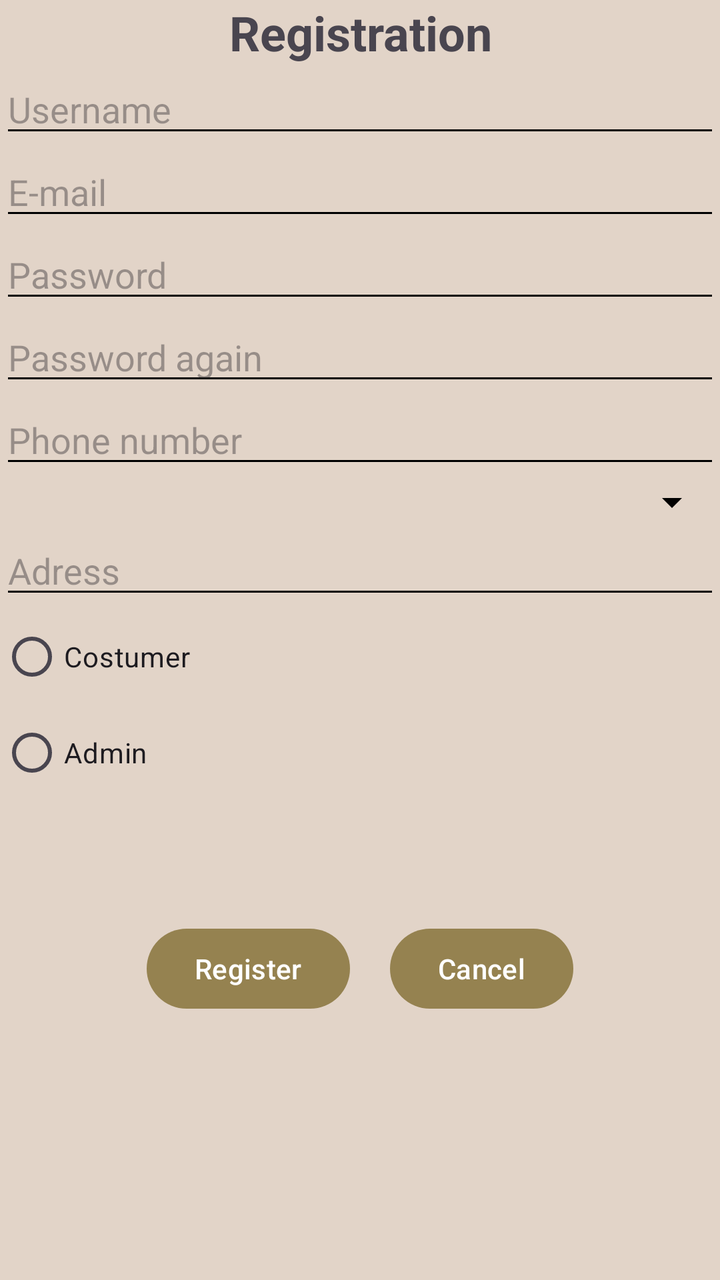
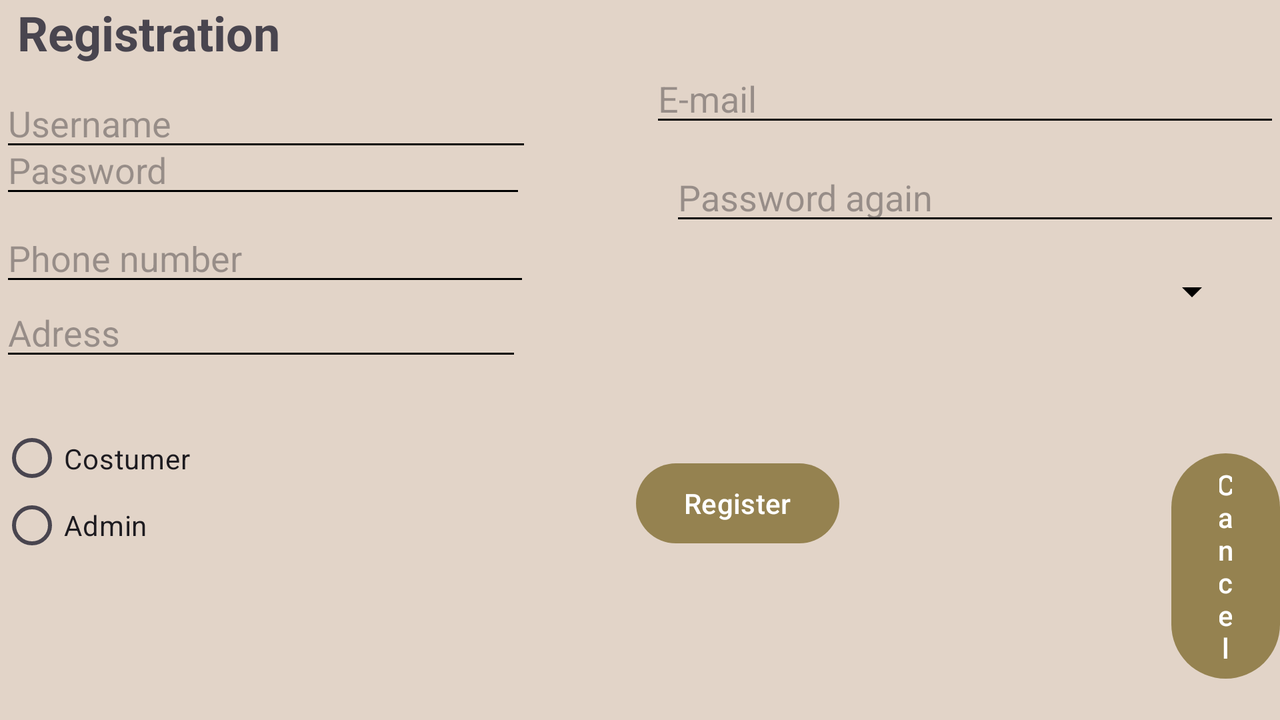

Compare how this app lays out the same screen by default and in its alternative resource folder. The renders come first, then the two layout files and the values they reference.
<!-- AndroidManifest.xml: application theme Theme.MobilApp -->
<!-- res/layout/activity_register.xml -->
<?xml version="1.0" encoding="utf-8"?>
<RelativeLayout
    xmlns:android="http://schemas.android.com/apk/res/android"
    xmlns:tools="http://schemas.android.com/tools"
    android:id="@+id/main"
    android:layout_width="match_parent"
    android:layout_height="match_parent"
    tools:context=".RegisterActivity">

    <TextView
        android:id="@+id/registrationTableView"
        android:layout_width="match_parent"
        android:layout_height="wrap_content"
        android:layout_marginTop="@dimen/default_margin"
        android:layout_marginLeft="@dimen/default_margin"
        android:layout_marginRight="@dimen/default_margin"
        android:layout_marginBottom="@dimen/default_margin"
        android:text="@string/registration"
        android:textStyle="bold"
        android:textSize="24sp"
        android:textAlignment="center" />

    <EditText
        android:id="@+id/usernameEditText"
        android:layout_width="match_parent"
        android:layout_height="wrap_content"
        android:layout_marginTop="@dimen/default_margin"
        android:layout_marginLeft="@dimen/default_margin"
        android:layout_marginRight="@dimen/default_margin"
        android:layout_marginBottom="@dimen/default_margin"
        android:autofillHints="username"
        android:ems="10"
        android:hint="@string/username"
        android:inputType="textPersonName"
        android:layout_below="@+id/registrationTableView" />

    <EditText
        android:id="@+id/emailEditText"
        android:layout_width="match_parent"
        android:layout_height="wrap_content"
        android:layout_marginTop="@dimen/default_margin"
        android:layout_marginLeft="@dimen/default_margin"
        android:layout_marginRight="@dimen/default_margin"
        android:layout_marginBottom="@dimen/default_margin"
        android:autofillHints="emailAddress"
        android:ems="10"
        android:hint="@string/email"
        android:inputType="textEmailAddress"
        android:layout_below="@+id/usernameEditText" />

    <EditText
        android:id="@+id/passwordEditText"
        android:layout_width="match_parent"
        android:layout_height="wrap_content"
        android:layout_marginTop="@dimen/default_margin"
        android:layout_marginLeft="@dimen/default_margin"
        android:layout_marginRight="@dimen/default_margin"
        android:layout_marginBottom="@dimen/default_margin"
        android:autofillHints="password"
        android:ems="10"
        android:hint="@string/password"
        android:inputType="textPassword"
        android:layout_below="@+id/emailEditText" />

    <EditText
        android:id="@+id/passwordAgainEditText"
        android:layout_width="match_parent"
        android:layout_height="wrap_content"
        android:layout_marginTop="@dimen/default_margin"
        android:layout_marginLeft="@dimen/default_margin"
        android:layout_marginRight="@dimen/default_margin"
        android:layout_marginBottom="@dimen/default_margin"
        android:autofillHints="password"
        android:ems="10"
        android:hint="@string/password_again"
        android:inputType="textPassword"
        android:layout_below="@+id/passwordEditText" />

    <EditText
        android:id="@+id/phoneNumberEditText"
        android:layout_width="match_parent"
        android:layout_height="wrap_content"
        android:layout_marginTop="@dimen/default_margin"
        android:layout_marginLeft="@dimen/default_margin"
        android:layout_marginRight="@dimen/default_margin"
        android:layout_marginBottom="@dimen/default_margin"
        android:autofillHints="phone"
        android:ems="10"
        android:hint="@string/phone_number"
        android:inputType="phone"
        android:layout_below="@+id/passwordAgainEditText" />

    <Spinner
        android:id="@+id/phoneSpinner"
        android:layout_width="match_parent"
        android:layout_height="wrap_content"
        android:layout_marginTop="@dimen/default_margin"
        android:layout_marginLeft="@dimen/default_margin"
        android:layout_marginRight="@dimen/default_margin"
        android:layout_marginBottom="@dimen/default_margin"
        android:layout_below="@+id/phoneNumberEditText" />

    <EditText
        android:id="@+id/adressEditText"
        android:layout_width="match_parent"
        android:layout_height="wrap_content"
        android:layout_marginTop="@dimen/default_margin"
        android:layout_marginLeft="@dimen/default_margin"
        android:layout_marginRight="@dimen/default_margin"
        android:layout_marginBottom="@dimen/default_margin"
        android:autofillHints="postalAddress"
        android:ems="10"
        android:hint="@string/adress"
        android:inputType="textMultiLine|textPostalAddress"
        android:maxLines="3"
        android:layout_below="@+id/phoneSpinner" />

    <RadioGroup
        android:id="@+id/accountTypeGroup"
        android:layout_width="match_parent"
        android:layout_height="wrap_content"
        android:layout_marginTop="@dimen/default_margin"
        android:layout_marginLeft="@dimen/default_margin"
        android:layout_marginRight="@dimen/default_margin"
        android:layout_marginBottom="@dimen/default_margin"
        android:layout_below="@+id/adressEditText">

        <RadioButton
            android:id="@+id/costumerRadioBtn"
            android:layout_width="match_parent"
            android:layout_height="wrap_content"

            android:text="@string/costumer" />

        <RadioButton
            android:id="@+id/adminRadioBtn"
            android:layout_width="match_parent"
            android:layout_height="wrap_content"
            android:text="@string/admin" />
    </RadioGroup>

    <LinearLayout
        android:layout_width="wrap_content"
        android:layout_height="wrap_content"
        android:orientation="horizontal"
        android:layout_below="@+id/accountTypeGroup"
        android:layout_marginTop="60dp"
        android:layout_centerHorizontal="true">

        <Button
            android:id="@+id/registerButton"
            android:layout_width="wrap_content"
            android:layout_height="wrap_content"
            android:layout_marginEnd="10dp"
            android:text="@string/register"
            android:onClick="register" />

        <Button
            android:id="@+id/cancelButton"
            android:layout_width="wrap_content"
            android:layout_height="wrap_content"
            android:layout_marginStart="10dp"
            android:text="@string/cancel"
            android:onClick="cancel" />
    </LinearLayout>

</RelativeLayout>
<!-- resources referenced by this layout -->
<resources>
  <string name="admin">Admin</string>
  <string name="adress">Adress</string>
  <string name="cancel">Cancel</string>
  <string name="costumer">Costumer</string>
  <string name="email">E-mail</string>
  <string name="password">Password</string>
  <string name="password_again">Password again</string>
  <string name="phone_number">Phone number</string>
  <string name="register">Register</string>
  <string name="registration">Registration</string>
  <string name="username">Username</string>
  <style name="Theme.MobilApp" parent="Base.Theme.MobilApp" />
  <style name="Base.Theme.MobilApp" parent="Theme.Material3.DayNight.NoActionBar">
          <item name="colorPrimary">@color/oliveBrown</item>
          
          <item name="colorPrimaryDark">@color/darkOlive</item>
          
          <item name="colorAccent">@color/goldenYellow</item>
          
          <item name="android:windowBackground">@color/lightBeige</item>
          
          <item name="android:textColorPrimary">@color/darkBrown</item>
          
          <item name="android:textColorSecondary">@color/black</item>
      </style>
  <color name="oliveBrown">#958250</color>
  <color name="darkOlive">#352F24</color>
  <color name="goldenYellow">#DAB877</color>
  <color name="lightBeige">#E2D4C8</color>
  <color name="darkBrown">#534530</color>
  <color name="black">#FF000000</color>
</resources>
<!-- res/layout-land/activity_register.xml (the repository's variant of the layout above) -->
<!-- drawn on the phone turned sideways -->
<?xml version="1.0" encoding="utf-8"?>
<RelativeLayout
    xmlns:android="http://schemas.android.com/apk/res/android"
    xmlns:tools="http://schemas.android.com/tools"
    android:id="@+id/main"
    android:layout_width="match_parent"
    android:layout_height="match_parent"
    tools:context=".RegisterActivity">

    <TextView
        android:id="@+id/registrationTableView"
        android:layout_width="148dp"
        android:layout_height="wrap_content"
        android:layout_marginLeft="@dimen/default_margin"
        android:layout_marginTop="@dimen/default_margin"
        android:layout_marginRight="@dimen/default_margin"
        android:layout_marginBottom="@dimen/default_margin"
        android:text="@string/registration"
        android:textAlignment="center"
        android:textSize="24sp"
        android:textStyle="bold" />

    <EditText
        android:id="@+id/usernameEditText"
        android:layout_width="266dp"
        android:layout_height="wrap_content"
        android:layout_below="@+id/registrationTableView"
        android:layout_marginLeft="@dimen/default_margin"
        android:layout_marginTop="7dp"
        android:layout_marginRight="@dimen/default_margin"
        android:layout_marginBottom="@dimen/default_margin"
        android:autofillHints="username"
        android:ems="10"
        android:hint="@string/username"
        android:inputType="textPersonName" />

    <EditText
        android:id="@+id/emailEditText"
        android:layout_width="373dp"
        android:layout_height="wrap_content"
        android:layout_below="@+id/usernameEditText"
        android:layout_marginStart="59dp"
        android:layout_marginLeft="@dimen/default_margin"
        android:layout_marginTop="-54dp"
        android:layout_marginRight="@dimen/default_margin"
        android:layout_marginBottom="@dimen/default_margin"
        android:layout_toEndOf="@+id/usernameEditText"
        android:autofillHints="emailAddress"
        android:ems="10"
        android:hint="@string/email"
        android:inputType="textEmailAddress" />

    <EditText
        android:id="@+id/passwordEditText"
        android:layout_width="263dp"
        android:layout_height="wrap_content"
        android:layout_below="@+id/emailEditText"
        android:layout_marginLeft="@dimen/default_margin"
        android:layout_marginTop="-6dp"
        android:layout_marginRight="@dimen/default_margin"
        android:layout_marginBottom="@dimen/default_margin"
        android:autofillHints="password"
        android:ems="10"
        android:hint="@string/password"
        android:inputType="textPassword" />

    <EditText
        android:id="@+id/passwordAgainEditText"
        android:layout_width="364dp"
        android:layout_height="wrap_content"
        android:layout_below="@+id/emailEditText"
        android:layout_marginStart="72dp"
        android:layout_marginLeft="@dimen/default_margin"
        android:layout_marginTop="8dp"
        android:layout_marginRight="@dimen/default_margin"
        android:layout_marginBottom="@dimen/default_margin"
        android:layout_toEndOf="@+id/passwordEditText"
        android:autofillHints="password"
        android:ems="10"
        android:hint="@string/password_again"
        android:inputType="textPassword" />

    <EditText
        android:id="@+id/phoneNumberEditText"
        android:layout_width="265dp"
        android:layout_height="35dp"
        android:layout_below="@+id/passwordAgainEditText"
        android:layout_marginLeft="@dimen/default_margin"
        android:layout_marginTop="-5dp"
        android:layout_marginRight="@dimen/default_margin"
        android:layout_marginBottom="@dimen/default_margin"
        android:autofillHints="phone"
        android:ems="10"
        android:hint="@string/phone_number"
        android:inputType="phone" />

    <Spinner
        android:id="@+id/phoneSpinner"
        android:layout_width="256dp"
        android:layout_height="wrap_content"
        android:layout_below="@+id/passwordAgainEditText"
        android:layout_marginStart="99dp"
        android:layout_marginLeft="@dimen/default_margin"
        android:layout_marginTop="16dp"
        android:layout_marginRight="@dimen/default_margin"
        android:layout_marginBottom="@dimen/default_margin"
        android:layout_toEndOf="@+id/phoneNumberEditText" />

    <EditText
        android:id="@+id/adressEditText"
        android:layout_width="261dp"
        android:layout_height="wrap_content"
        android:layout_below="@+id/phoneSpinner"
        android:layout_marginLeft="@dimen/default_margin"
        android:layout_marginTop="-14dp"
        android:layout_marginRight="@dimen/default_margin"
        android:layout_marginBottom="@dimen/default_margin"
        android:autofillHints="postalAddress"
        android:ems="10"
        android:hint="@string/adress"
        android:inputType="textMultiLine|textPostalAddress"
        android:maxLines="3" />

    <RadioGroup
        android:id="@+id/accountTypeGroup"
        android:layout_width="260dp"
        android:layout_height="73dp"
        android:layout_below="@+id/phoneSpinner"
        android:layout_marginLeft="@dimen/default_margin"
        android:layout_marginTop="53dp"
        android:layout_marginRight="@dimen/default_margin"
        android:layout_marginBottom="@dimen/default_margin">

        <RadioButton
            android:id="@+id/costumerRadioBtn"
            android:layout_width="249dp"
            android:layout_height="37dp"

            android:text="@string/costumer" />

        <RadioButton
            android:id="@+id/adminRadioBtn"
            android:layout_width="246dp"
            android:layout_height="30dp"
            android:text="@string/admin" />
    </RadioGroup>

    <LinearLayout
        android:layout_width="wrap_content"
        android:layout_height="wrap_content"
        android:orientation="horizontal"
        android:layout_below="@+id/accountTypeGroup"
        android:layout_marginTop="60dp"
        android:layout_centerHorizontal="true">

    </LinearLayout>

    <Button
        android:id="@+id/registerButton"
        android:layout_width="wrap_content"
        android:layout_height="wrap_content"
        android:layout_below="@+id/phoneSpinner"
        android:layout_marginStart="58dp"
        android:layout_marginTop="70dp"
        android:layout_marginEnd="10dp"
        android:layout_toEndOf="@+id/accountTypeGroup"
        android:onClick="register"
        android:text="@string/register" />

    <Button
        android:id="@+id/cancelButton"
        android:layout_width="wrap_content"
        android:layout_height="wrap_content"
        android:layout_below="@+id/phoneSpinner"
        android:layout_marginStart="156dp"
        android:layout_marginTop="65dp"
        android:layout_toEndOf="@+id/registerButton"
        android:onClick="cancel"
        android:text="@string/cancel" />

</RelativeLayout>
